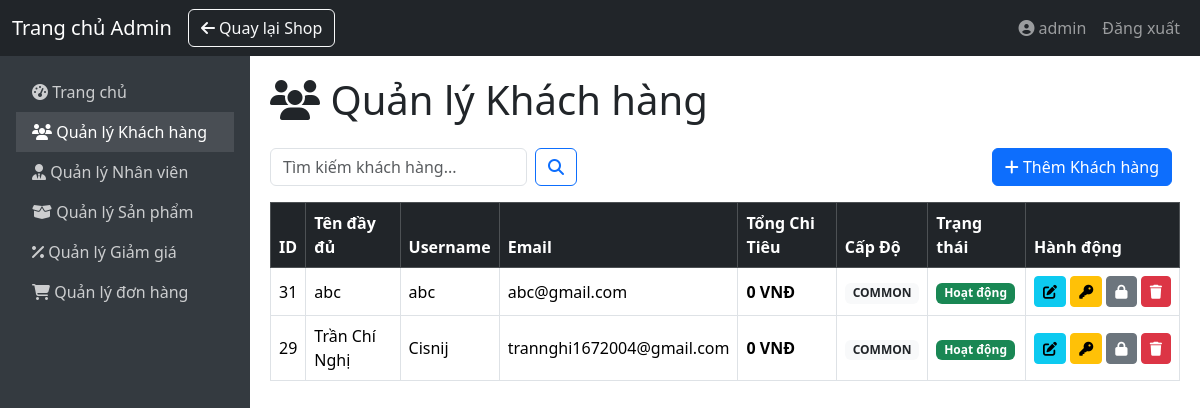
The page /index.php?action=admin/users (signed in) on the database its author committed.
### tables this page shows
CREATE TABLE `users` (
  `id` int(11) NOT NULL,
  `fullname` varchar(32) NOT NULL,
  `username` varchar(50) NOT NULL,
  `password` varchar(255) NOT NULL,
  `email` varchar(100) NOT NULL,
  `phone` varchar(15) NOT NULL,
  `total_spent` decimal(15,2) NOT NULL DEFAULT 0.00,
  `role` enum('admin','user') NOT NULL DEFAULT 'user',
  `status` tinyint(1) NOT NULL DEFAULT 0,
  `level` enum('Diamond','Gold','Silver','Common') NOT NULL DEFAULT 'Common',
  `created_at` timestamp NOT NULL DEFAULT current_timestamp(),
  `updated_at` timestamp NOT NULL DEFAULT current_timestamp() ON UPDATE current_timestamp()
);

### controller/admin/UserAdminController.php (called while the page is built, shortened)
<?php
require_once __DIR__ . "/../../model/User.php";
class UserAdminController {
    private User $userModel;
    public function __construct(User $userModel) {
        $this->userModel = $userModel;
    }
    public function getUsers(): void {
        $searchTerm = trim($_GET['search'] ?? '');
        $allUsers = $this->userModel->getAll();
        $users = [];
        foreach ($allUsers as $user) {
            if ($user['role'] === 'user') {
                $isMatch = empty($searchTerm) ||
                           stripos($user['fullname'] ?? '', $searchTerm) !== false ||
                           stripos($user['username'] ?? '', $searchTerm) !== false;
                if ($isMatch) {
                    $users[] = $user;
                }
            }
        }
        include __DIR__ . "/../../view/admin/userAdmin.php";
    }
}

### model/User.php (called while the page is built, shortened)
<?php
class User {
    private PDO $pdo;
    public function __construct(PDO $pdo) {
        $this->pdo = $pdo;
    }
    public function getAll(): array {
        $sql = "SELECT * FROM users ORDER BY created_at DESC";
        $stmt = $this->pdo->query($sql);
        return $stmt->fetchAll(PDO::FETCH_ASSOC);
    }
}

### view/admin/userAdmin.php (the view, shortened to what this page needs)
<?php
include __DIR__ . "/components/header.php";
include __DIR__ . "/components/navbar.php";
include __DIR__ . "/components/sidebar.php";
?>
<div class="main-content">
    <h1 class="mb-4 text-dark"><i class="fa-solid fa-users"></i> Quản lý Khách hàng</h1>
    <div class="d-flex justify-content-between align-items-center mb-3">
        <form class="d-flex" method="GET" action="/php-pj/index.php">
            <input class="form-control me-2" type="search" placeholder="Tìm kiếm khách hàng..." name="search" value="<?= htmlspecialchars($searchTerm ?? '') ?>">
            <button class="btn btn-outline-primary" type="submit"><i class="fa-solid fa-search"></i></button>
        </form>
        <div class="d-flex justify-content-end">
            <a href="/php-pj/index.php?action=admin/users/add" class="btn btn-primary me-2"><i class="fa-solid fa-plus"></i> Thêm Khách hàng</a>
        </div>
    </div>
    <div class="table-responsive">
        <table class="table table-hover table-bordered align-middle">
            <thead class="table-dark">
                <tr>
                    <th>ID</th><th>Tên đầy đủ</th><th>Username</th><th>Email</th>
                    <th>Tổng Chi Tiêu</th><th>Cấp Độ</th><th>Trạng thái</th><th>Hành động</th>
                </tr>
            </thead>
            <tbody>
                <?php $modals = []; if (!empty($users)): ?>
                    <?php foreach ($users as $user):
                        $id = $user['id'];
                        $status = $user['status'] ?? 0;
                        $level = strtolower($user['level'] ?? 'common');
                        $isLocked = $status == 1;
                        $levelBadge = match ($level) {
                            'diamond' => 'bg-info', 'gold' => 'bg-warning text-dark',
                            'silver' => 'bg-secondary', default => 'bg-light text-dark',
                        };
                        $confirmAction = $isLocked ? 'mở khóa' : 'khóa';
                        $buttonClass = $isLocked ? 'btn-success' : 'btn-secondary';
                        $buttonIcon = $isLocked ? 'fa-lock-open' : 'fa-lock';
                        ?>
                        <tr>
                            <td><?= htmlspecialchars($id) ?></td>
                            <td><?= htmlspecialchars($user['fullname'] ?? '') ?></td>
                            <td><?= htmlspecialchars($user['username'] ?? '') ?></td>
                            <td><?= htmlspecialchars($user['email'] ?? '') ?></td>
                            <td><strong><?= number_format($user['total_spent'] ?? 0, 0, ',', '.') ?> VNĐ</strong></td>
                            <td><span class="badge <?= $levelBadge ?> text-uppercase"><?= htmlspecialchars($level) ?></span></td>
                            <td><span class="badge bg-<?= $status == 0 ? 'success' : 'danger' ?>"><?= $status == 0 ? 'Hoạt động' : 'Đã khóa' ?></span></td>
                            <td class="text-nowrap text-center">
                                <a href="/php-pj/index.php?action=admin/users/edit&id=<?= $id ?>" class="btn btn-sm btn-info" title="Sửa thông tin"><i class="fa-solid fa-edit"></i></a>
                                <button type="button" class="btn btn-sm btn-warning" data-bs-toggle="modal" data-bs-target="#changePasswordModal<?= $id ?>" title="Đổi mật khẩu"><i class="fa-solid fa-key"></i></button>
                                <form action="/php-pj/index.php?action=admin/users/toggleStatus" method="POST" class="d-inline" onsubmit="return confirm('Bạn có muốn <?= $confirmAction ?> người dùng này không?');">
                                    <button type="submit" class="btn btn-sm <?= $buttonClass ?>" title="<?= $isLocked ? 'Mở khóa tài khoản' : 'Khóa tài khoản' ?>"><i class="fa-solid <?= $buttonIcon ?>"></i></button>
                                </form>
                                <a href="/php-pj/index.php?action=admin/users/delete&id=<?= $id ?>"
                                   onclick="return confirm('Bạn có chắc chắn muốn xóa vĩnh viễn người dùng ID: <?= $id ?> không?')"
                                   class="btn btn-sm btn-danger" title="Xóa vĩnh viễn"><i class="fa-solid fa-trash"></i></a>
                            </td>
                        </tr>
                    <?php endforeach; ?>
                <?php endif; ?>
            </tbody>
        </table>
    </div>
</div>
</body>
</html>

### view/admin/components/header.php (style rules this page uses)
body { min-height: 100vh; display: flex; flex-direction: column; }
.main-content { flex: 1; padding: 20px; }

### rows shown on the page
users: id "31", fullname "abc", username "abc", email "abc@gmail.com", total_spent "0", level "COMMON", status "Hoạt động"
users: id "29", fullname "Trần Chí Nghị", username "Cisnij", email "trannghi1672004@gmail.com", total_spent "0", level "COMMON", status "Hoạt động"

### other values the page prints
$_SESSION['user']['username'] "admin"
